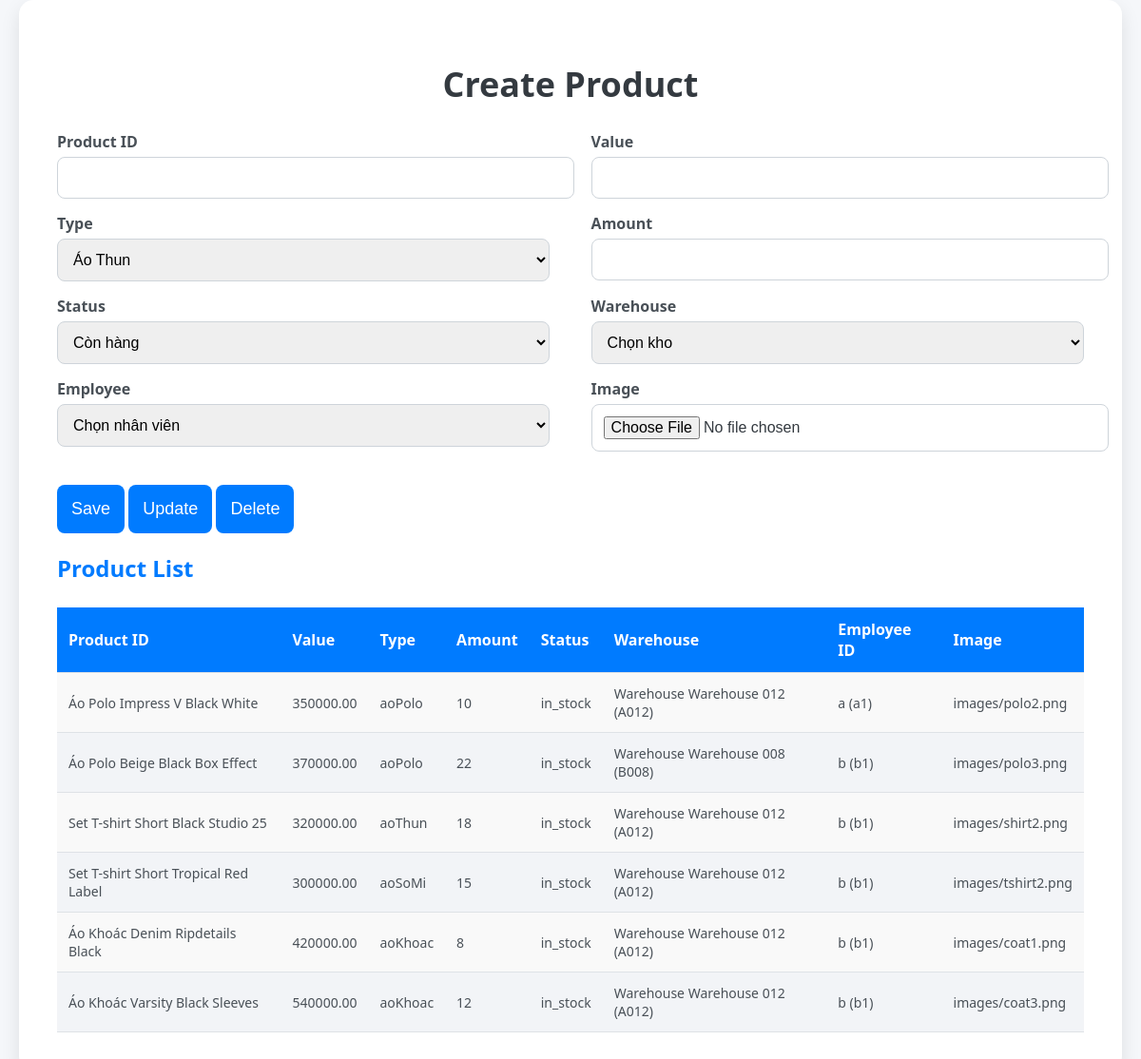
/product (signed in), run on the app's committed database.
### member/models.py (models this page shows, shortened)
class Employee(models.Model):
    STATUS_CHOICES = [
        ('Active', 'Active'),
        ('Inactive', 'Inactive'),
        ('On Leave', 'On Leave'),
    ]
    employee_id = models.CharField(max_length=10, unique=True)
    name = models.CharField(max_length=100)
    dob = models.DateField()
    phone = models.CharField(max_length=15)
    address = models.TextField()
    email = models.EmailField()
    department = models.CharField(max_length=50)
    position = models.CharField(max_length=50)
    hire_date = models.DateField()
    salary = models.DecimalField(max_digits=10, decimal_places=2)
    status = models.CharField(max_length=10, choices=STATUS_CHOICES, default='Active')
    notes = models.TextField(blank=True, null=True)
    def __str__(self):
        return f"{self.name} ({self.employee_id})"

class Warehouse(models.Model):
    warehouse_id = models.CharField(max_length=10, unique=True)
    name = models.CharField(max_length=100)
    location = models.CharField(max_length=200)
    capacity = models.PositiveIntegerField()  # Sức chứa (số lượng sản phẩm có thể lưu trữ)
    current_stock = models.PositiveIntegerField(default=0)  # Số lượng sản phẩm hiện có trong kho
    def __str__(self):
        return f"Warehouse {self.name} ({self.warehouse_id})"

class Product(models.Model):
    STATUS_CHOICES = [
        ('in_stock', 'Còn hàng'),
        ('running_out', 'Hết hàng'),
    ]
    TYPE_CHOICES = [
        ('aoThun', 'Áo Thun'),
        ('aoSoMi', 'Áo Sơ Mi'),
        ('aoKhoac', 'Áo Khoác'),
        ('aoPolo', 'Áo Polo'),
    ]
    product_id = models.CharField(max_length=100, unique=True)
    value = models.DecimalField(max_digits=10, decimal_places=2) # số lượng sản phẩm trong kho
    type = models.CharField(
        max_length=20,
        choices=TYPE_CHOICES,
        default='aoThun',
    )
    amount = models.PositiveIntegerField()  # Tổng số lượng sản phẩm
    status = models.CharField(
        max_length=20,
        choices=STATUS_CHOICES,
        default='in_stock',
    )
    warehouse = models.ForeignKey(Warehouse, on_delete=models.CASCADE)  # Kho lưu trữ sản phẩm
    employee_id = models.ForeignKey(Employee, on_delete=models.CASCADE)
    image = models.ImageField(upload_to='images', blank=True, null=True)

### member/views.py (the view)
# urls.py: path('product', views.loadProduct, name='product'),
def loadProduct(request):
    if request.user.role != 'admin' and request.user.role != 'manager':
        return render(request, 'error.html')
    if request.method == 'POST':
        form = ProductForm(request.POST, request.FILES)
        if form.is_valid():
            form.save()
            return redirect('product')
    else:
        form = ProductForm()
    product = Product.objects.all()
    return render(request, 'Product.html', {'form': form, 'Products': product})

### member/forms.py
class ProductForm(forms.ModelForm):
    warehouse = forms.ModelChoiceField(
        queryset=Warehouse.objects.all(),
        empty_label="Chọn kho",
        widget=forms.Select(attrs={'class': 'form-input'})
    )
    employee_id = forms.ModelChoiceField(
        queryset=Employee.objects.all(),
        empty_label="Chọn nhân viên",
        widget=forms.Select(attrs={'class': 'form-input'})
    )
    class Meta:
        model = Product
        fields = ['product_id', 'value', 'type', 'amount', 'status', 'warehouse', 'employee_id', 'image']  # Include warehouse
        widgets = {
            'product_id': forms.TextInput(attrs={'class': 'form-input'}),
            'value': forms.NumberInput(attrs={'step': '1', 'class': 'form-input'}),
            'type': forms.Select(choices=Product.TYPE_CHOICES, attrs={'class': 'form-input'}),
            'amount': forms.NumberInput(attrs={'class': 'form-input'}),
            'status': forms.Select(choices=Product.STATUS_CHOICES, attrs={'class': 'form-input'}),
            'image': forms.FileInput(attrs={'class': 'form-input'}),
        }

### member/template/Product.html (shortened to what this page needs)
{% load static %}
<!DOCTYPE html>
<html lang="en">
<head>
    <link rel="stylesheet" href="{% static 'css/style.css' %}">
</head>
<body>
    <div class="container">
        <h1>Create Product</h1>
        <div class="form-container" >
            <form method="post" id="main-form" enctype="multipart/form-data">
                <div class="form-row-group">
                    <div class="form-row">
                        <label for="{{ form.product_id.id_for_label }}">Product ID</label>
                        {{ form.product_id }}
                    </div>
                    <div class="form-row">
                        <label for="{{ form.value.id_for_label }}">Value</label>
                        {{ form.value }}
                    </div>
                </div>
                <div class="form-row-group">
                    <div class="form-row">
                        <label for="{{ form.type.id_for_label }}">Type</label>
                        {{ form.type }}
                    </div>
                    <div class="form-row">
                        <label for="{{ form.amount.id_for_label }}">Amount</label>
                        {{ form.amount }}
                    </div>
                </div>
                <div class="form-row-group">
                    <div class="form-row">
                        <label for="{{ form.status.id_for_label }}">Status</label>
                        {{ form.status }}
                    </div>
                    <div class="form-row">
                        <label for="{{ form.warehouse.id_for_label }}">Warehouse</label>
                        {{ form.warehouse }}
                    </div>
                </div>
                <div class="form-row-group">
                    <div class="form-row">
                        <label for="{{ form.employee_id.id_for_label }}">Employee</label>
                        {{ form.employee_id }}
                    </div>
                    <div class="form-row">
                        <label for="{{ form.image.id_for_label }}">Image</label>
                        {{ form.image }}
                    </div>
                </div>
                <button type="submit">Save</button>
                <button type="button" id="update-button">Update</button>
                <button type="button" id="delete-button">Delete</button>
            </form>
        </div>
        <div class="grid-container">
            <h2>Product List</h2>
            <table>
                <thead>
                    <tr>
                        <th>Product ID</th>
                        <th>Value</th>
                        <th>Type</th>
                        <th>Amount</th>
                        <th>Status</th>
                        <th>Warehouse</th>
                        <th>Employee ID</th>
                        <th>Image</th>
                    </tr>
                </thead>
                <tbody>
                    {% for Product in Products %}
                    <tr>
                        <td>{{ Product.product_id }}</td>
                        <td>{{ Product.value }}</td>
                        <td>{{ Product.type }}</td>
                        <td>{{ Product.amount }}</td>
                        <td>{{ Product.status }}</td>
                        <td>{{ Product.warehouse }}</td>
                        <td>{{ Product.employee_id }}</td>
                        <td>{{ Product.image }}</td>
                    </tr>
                    {% empty %}
                    <tr>
                        <td colspan="12">No products found.</td>
                    </tr>
                    {% endfor %}
                </tbody>
            </table>
        </div>
    </div>
</body>
</html>

### member/static/css/style.css (style rules this page uses)
body { font-family: 'Segoe UI', Tahoma, Geneva, Verdana, sans-serif; margin: 0; padding: 0; display: flex; justify-content: center; align-items: center; background-color: #f5f7fa; color: #343a40; }
.container { width: 90%; max-width: 1100px; background: #ffffff; padding: 40px; border-radius: 15px; box-shadow: 0 8px 20px rgba(0, 0, 0, 0.1); }
h1 { text-align: center; color: #343a40; margin-bottom: 25px; font-size: 36px; font-weight: 700; }
h2 { color: #007bff; font-size: 24px; margin-bottom: 15px; }
.form-row-group { display: flex; flex-wrap: wrap; justify-content: space-between; margin-bottom: 15px; }
.form-row { display: flex; flex-direction: column; width: 48%; }
.form-row label { font-size: 16px; font-weight: 600; color: #495057; margin-bottom: 5px; }
.form-row input, .form-row select, textarea { width: 100%; padding: 12px; border: 1px solid #ced4da; border-radius: 8px; font-size: 16px; transition: all 0.3s ease; }
button { margin-top: 20px; padding: 15px; background-color: #007bff; color: #fff; border: none; border-radius: 8px; cursor: pointer; font-size: 18px; transition: background-color 0.3s ease; }
.grid-container table { width: 100%; border-collapse: collapse; margin-top: 25px; background-color: #f9f9f9; }
.grid-container th, .grid-container td { padding: 12px; text-align: left; border-bottom: 1px solid #dee2e6; }
.grid-container th { background-color: #007bff; color: white; font-weight: 600; }
.grid-container td { font-size: 14px; color: #495057; }
.grid-container tr:nth-child(even) { background-color: #f2f4f7; }

### data on the page
Employee: status "Còn hàng"
Warehouse: warehouse "Chọn kho"
Employee: employee_id "Chọn nhân viên"
Product: product_id "Áo Polo Impress V Black White", value "350000.00", type "aoPolo", amount "10", status "in_stock", warehouse "Warehouse Warehouse 012 (A012)", employee_id "a (a1)", image "images/polo2.png"
Product: product_id "Áo Polo Beige Black Box Effect", value "370000.00", type "aoPolo", amount "22", status "in_stock", warehouse "Warehouse Warehouse 008 (B008)", employee_id "b (b1)", image "images/polo3.png"
Product: product_id "Set T-shirt Short Black Studio 25", value "320000.00", type "aoThun", amount "18", status "in_stock", warehouse "Warehouse Warehouse 012 (A012)", employee_id "b (b1)", image "images/shirt2.png"
Product: product_id "Set T-shirt Short Tropical Red Label", value "300000.00", type "aoSoMi", amount "15", status "in_stock", warehouse "Warehouse Warehouse 012 (A012)", employee_id "b (b1)", image "images/tshirt2.png"
Product: product_id "Áo Khoác Denim Ripdetails Black", value "420000.00", type "aoKhoac", amount "8", status "in_stock", warehouse "Warehouse Warehouse 012 (A012)", employee_id "b (b1)", image "images/coat1.png"
Product: product_id "Áo Khoác Varsity Black Sleeves", value "540000.00", type "aoKhoac", amount "12", status "in_stock", warehouse "Warehouse Warehouse 012 (A012)", employee_id "b (b1)", image "images/coat3.png"
